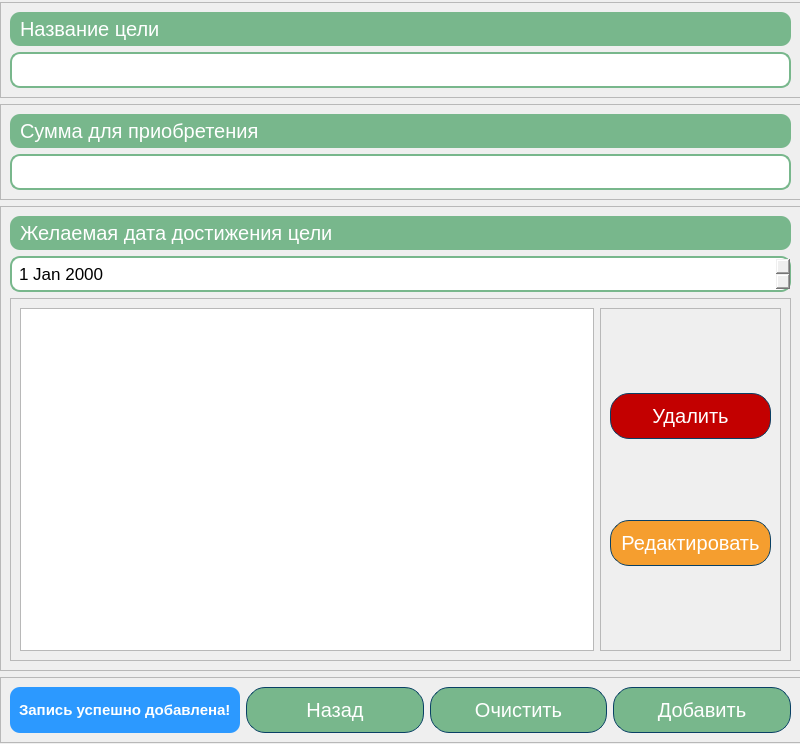
<?xml version="1.0" encoding="UTF-8"?>
<ui version="4.0">
 <class>MainWindow</class>
 <widget class="QMainWindow" name="MainWindow">
  <property name="geometry">
   <rect>
    <x>0</x>
    <y>0</y>
    <width>800</width>
    <height>744</height>
   </rect>
  </property>
  <property name="windowTitle">
   <string>MyMoneyManager</string>
  </property>
  <property name="windowIcon">
   <iconset resource="../../Pictures/Images/design.qrc">
    <normaloff>:/icons/dollar.ico</normaloff>:/icons/dollar.ico</iconset>
  </property>
  <widget class="QWidget" name="centralwidget">
   <widget class="QLabel" name="label">
    <property name="geometry">
     <rect>
      <x>-6</x>
      <y>-5</y>
      <width>811</width>
      <height>751</height>
     </rect>
    </property>
    <property name="text">
     <string/>
    </property>
    <property name="pixmap">
     <pixmap resource="../../Pictures/Images/design.qrc">:/images/money_background.jpg</pixmap>
    </property>
    <property name="scaledContents">
     <bool>true</bool>
    </property>
   </widget>
   <widget class="QFrame" name="frame">
    <property name="geometry">
     <rect>
      <x>-10</x>
      <y>-8</y>
      <width>821</width>
      <height>761</height>
     </rect>
    </property>
    <property name="frameShape">
     <enum>QFrame::StyledPanel</enum>
    </property>
    <property name="frameShadow">
     <enum>QFrame::Raised</enum>
    </property>
    <layout class="QVBoxLayout" name="verticalLayout">
     <item>
      <widget class="QFrame" name="frame_5">
       <property name="frameShape">
        <enum>QFrame::StyledPanel</enum>
       </property>
       <property name="frameShadow">
        <enum>QFrame::Raised</enum>
       </property>
       <layout class="QVBoxLayout" name="verticalLayout_3">
        <item>
         <widget class="QLabel" name="label_4">
          <property name="styleSheet">
           <string notr="true">color: rgb(255,255,255);
background: rgb(120, 183, 140);
font: 20px;
padding: 5px;
border-radius: 10px;
</string>
          </property>
          <property name="text">
           <string>Название цели</string>
          </property>
         </widget>
        </item>
        <item>
         <widget class="QLineEdit" name="aimNameEdit">
          <property name="styleSheet">
           <string notr="true">QLineEdit {
	padding: 5px;
	border: 2px solid rgb(120, 183, 140);;
	border-radius: 10px;
	font: 17px;
}

QLineEdit::hover {
	border: 2px solid rgb(120, 155, 140);
}</string>
          </property>
         </widget>
        </item>
       </layout>
      </widget>
     </item>
     <item>
      <widget class="QFrame" name="frame_6">
       <property name="frameShape">
        <enum>QFrame::StyledPanel</enum>
       </property>
       <property name="frameShadow">
        <enum>QFrame::Raised</enum>
       </property>
       <layout class="QVBoxLayout" name="verticalLayout_4">
        <item>
         <widget class="QLabel" name="label_5">
          <property name="styleSheet">
           <string notr="true">color: rgb(255,255,255);
background: rgb(120, 183, 140);
font: 20px;
padding: 5px;
border-radius: 10px;
</string>
          </property>
          <property name="text">
           <string>Сумма для приобретения</string>
          </property>
         </widget>
        </item>
        <item>
         <widget class="QLineEdit" name="aimSumEdit">
          <property name="styleSheet">
           <string notr="true">QLineEdit {
	padding: 5px;
	border: 2px solid rgb(120, 183, 140);;
	border-radius: 10px;
	font: 17px;
}

QLineEdit::hover {
	border: 2px solid rgb(120, 155, 140);
}</string>
          </property>
         </widget>
        </item>
       </layout>
      </widget>
     </item>
     <item>
      <widget class="QFrame" name="frame_7">
       <property name="frameShape">
        <enum>QFrame::StyledPanel</enum>
       </property>
       <property name="frameShadow">
        <enum>QFrame::Raised</enum>
       </property>
       <layout class="QVBoxLayout" name="verticalLayout_6">
        <item>
         <widget class="QLabel" name="label_7">
          <property name="styleSheet">
           <string notr="true">color: rgb(255,255,255);
background: rgb(120, 183, 140);
font: 20px;
padding: 5px;
border-radius: 10px;</string>
          </property>
          <property name="text">
           <string>Желаемая дата достижения цели</string>
          </property>
         </widget>
        </item>
        <item>
         <widget class="QDateEdit" name="aimDateEdit">
          <property name="styleSheet">
           <string notr="true">QDateEdit {
	padding: 5px;
	border: 2px solid rgb(120, 183, 140);;
	border-radius: 10px;
	font: 17px;
}

QDateEdit::hover {
	border: 2px solid rgb(120, 155, 140);
}</string>
          </property>
         </widget>
        </item>
        <item>
         <widget class="QFrame" name="frame_2">
          <property name="frameShape">
           <enum>QFrame::StyledPanel</enum>
          </property>
          <property name="frameShadow">
           <enum>QFrame::Raised</enum>
          </property>
          <layout class="QHBoxLayout" name="horizontalLayout">
           <item>
            <widget class="QListWidget" name="aimList"/>
           </item>
           <item>
            <widget class="QFrame" name="frame_4">
             <property name="frameShape">
              <enum>QFrame::StyledPanel</enum>
             </property>
             <property name="frameShadow">
              <enum>QFrame::Raised</enum>
             </property>
             <layout class="QVBoxLayout" name="verticalLayout_2">
              <item>
               <widget class="QPushButton" name="deleteAimBtn">
                <property name="styleSheet">
                 <string notr="true">QPushButton#deleteAimBtn {
     color: rgb(255, 255, 255);
	background-color: rgb(195, 0, 0);
	border: 1px solid #094065;
	border-radius: 19px; 
	padding: 10px;
	font-size: 20px;
 }
 QPushButton#deleteAimBtn:hover {
    background-color: rgb(170, 0, 0);
 }</string>
                </property>
                <property name="text">
                 <string>Удалить</string>
                </property>
               </widget>
              </item>
              <item>
               <widget class="QPushButton" name="redactAimBtn">
                <property name="styleSheet">
                 <string notr="true">QPushButton#redactAimBtn {
     color: rgb(255, 255, 255);
background-color: rgb(245, 158, 47);
	border: 1px solid #094065;
	border-radius: 19px; 
	padding: 10px;
	font-size: 20px;
 }
 QPushButton#redactAimBtn:hover {
background-color: rgb(245, 129, 33);
 }</string>
                </property>
                <property name="text">
                 <string>Редактировать</string>
                </property>
               </widget>
              </item>
             </layout>
            </widget>
           </item>
          </layout>
         </widget>
        </item>
       </layout>
      </widget>
     </item>
     <item>
      <widget class="QFrame" name="frame_3">
       <property name="frameShape">
        <enum>QFrame::StyledPanel</enum>
       </property>
       <property name="frameShadow">
        <enum>QFrame::Raised</enum>
       </property>
       <layout class="QHBoxLayout" name="horizontalLayout_2">
        <item>
         <widget class="QLabel" name="infoLbl">
          <property name="enabled">
           <bool>true</bool>
          </property>
          <property name="styleSheet">
           <string notr="true">color: white;
background-color: rgb(44, 153, 255);
font: 15px;
padding: 5px;
border-radius: 10px;
font-weight: bold;</string>
          </property>
          <property name="text">
           <string>Запись успешно добавлена!</string>
          </property>
         </widget>
        </item>
        <item>
         <widget class="QPushButton" name="backMenuBtn">
          <property name="styleSheet">
           <string notr="true">QPushButton#backMenuBtn {
     color: rgb(255, 255, 255);
	background-color: rgb(120, 183, 140);
	border: 1px solid #094065;
	border-radius: 19px; 
	padding: 10px;
	font-size: 20px;
 }
 QPushButton#backMenuBtn:hover {
     background-color: rgb(120, 170, 140);
 }</string>
          </property>
          <property name="text">
           <string>Назад</string>
          </property>
         </widget>
        </item>
        <item>
         <widget class="QPushButton" name="clearFormBtn">
          <property name="styleSheet">
           <string notr="true">QPushButton#clearFormBtn {
     color: rgb(255, 255, 255);
	background-color: rgb(120, 183, 140);
	border: 1px solid #094065;
	border-radius: 19px; 
	padding: 10px;
	font-size: 20px;
 }
 QPushButton#clearFormBtn:hover {
     background-color: rgb(120, 170, 140);
 }</string>
          </property>
          <property name="text">
           <string>Очистить</string>
          </property>
         </widget>
        </item>
        <item>
         <widget class="QPushButton" name="addAimBtn">
          <property name="styleSheet">
           <string notr="true">QPushButton#addAimBtn {
    color: rgb(255, 255, 255);
	background-color: rgb(120, 183, 140);
	border: 1px solid #094065;
	border-radius: 19px; 
	padding: 10px;
	font-size: 20px;
 }
 QPushButton#addAimBtn:hover {
     background-color: rgb(120, 170, 140);
 }</string>
          </property>
          <property name="text">
           <string>Добавить</string>
          </property>
         </widget>
        </item>
       </layout>
      </widget>
     </item>
    </layout>
   </widget>
  </widget>
 </widget>
 <resources>
  <include location="../../Pictures/Images/design.qrc"/>
 </resources>
 <connections/>
</ui>
